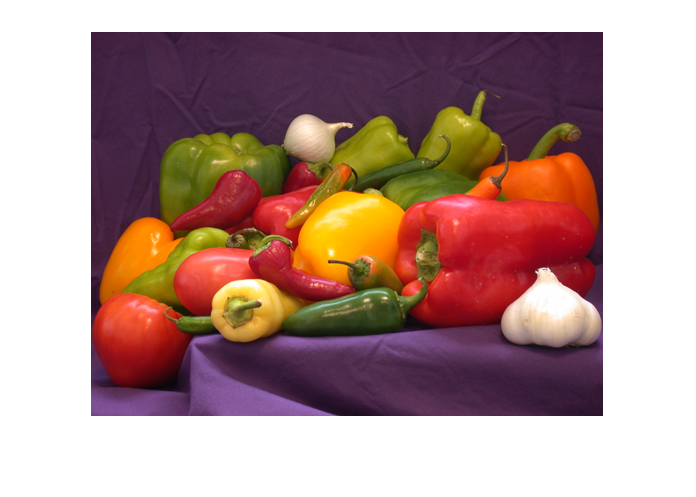
%> input picture peppers.bmp, 696 x 497 px, given in place of peppers.png, which was not available
$ octave thres.m   (GNU Octave 9; MATLAB toolbox functions it lacks are replaced by stand-ins)
%> lines starting %> are read from the running program, lines starting %| are printed output that depends on the picture; in (x1, y1, x2, y2) boxes, pixels count from 0 and x2, y2 are one past the last pixel; in counts of white or black regions, pixels touching at a corner belong together; the program's own positions count from 1; pictures that were not available may be replaced by others from this repository, and a replacement may not be noted
% Read the image
img = imread('peppers.png'); % Replace 'your_image.jpg' with the path to your image
%> img is the input picture: size 497x696x3 uint8; mean R, G, B 178.7, 147.8, 142.8

% Convert the image to grayscale if it's not already in grayscale
if size(img, 3) == 3
    img = rgb2gray(img);
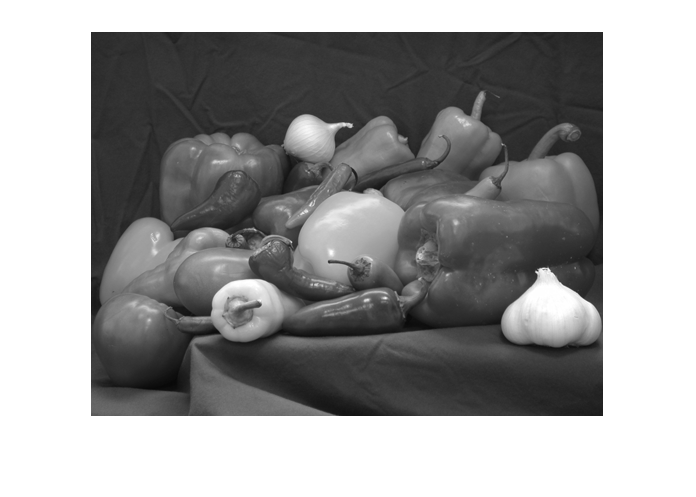
%> img: size 497x696 uint8; min 8, max 255, mean 156.5
end

% Display the original image
figure;
subplot(1, 2, 1);
imshow(img);
title('Original Image');

% Perform thresholding
threshold = 100; % You can adjust this threshold value
binary_img = img > threshold;
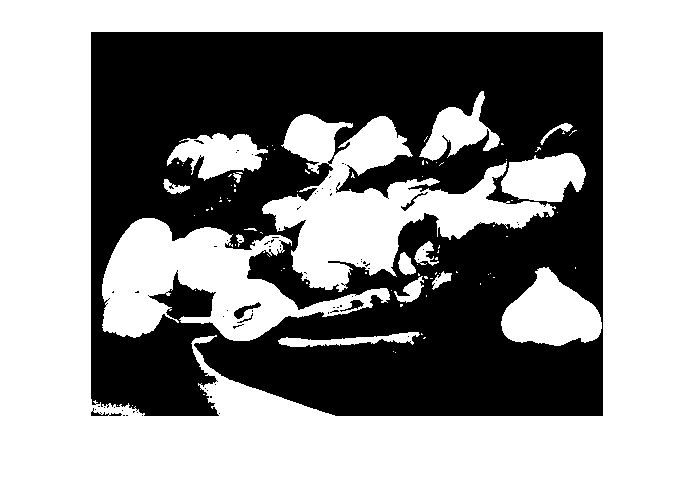
%> binary_img: size 497x696 logical; 59.1% white; 70 black regions (64 under 20 px), largest, box (x1, y1, x2, y2) and area: (91, 32, 603, 416) 141017, (234, 302, 261, 319) 154, (340, 300, 364, 312) 99, (401, 192, 428, 211) 81, (91, 408, 122, 416) 80, (237, 313, 253, 323) 30

% Display the segmented image
subplot(1, 2, 2);
imshow(binary_img);
title('Segmented Image');

% Optional: Display the histogram of the image
figure;
imhist(img);
title('Histogram of Original Image');
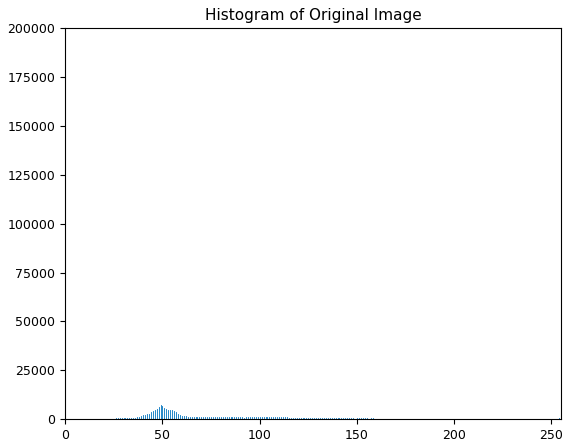
%> figure redrawn from the program's plot data; highest point at x = 255, y = 149617

$ run again, with coins.bmp copied over peppers.bmp
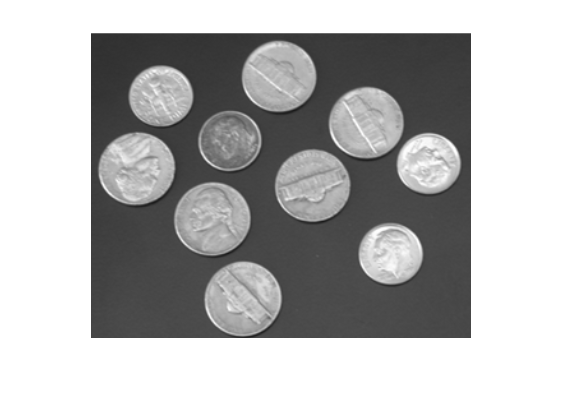
%> input picture coins.bmp, 565 x 419 px, given in place of peppers.png, which was not available
%> img is the input picture: size 419x565x3 uint8; min 25, max 255, mean 181.2
%> img: size 419x565 uint8
%> `binary_img = img > threshold;`:
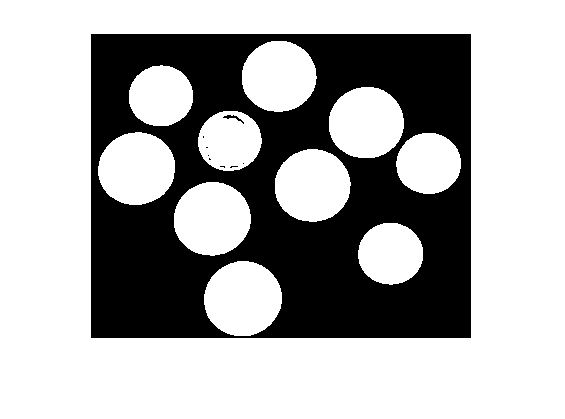
%> binary_img: size 419x565 logical; 67.5% white; 9 black regions (7 under 20 px), largest, box (x1, y1, x2, y2) and area: (91, 34, 471, 338) 76876, (223, 115, 244, 124) 51
%> `title('Histogram of Original Image');`:
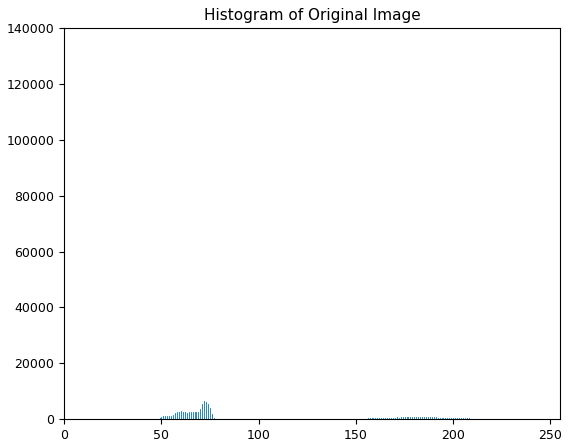
%> figure redrawn from the program's plot data; highest point at x = 255, y = 120841

$ run again, with coins.png saved as peppers.bmp
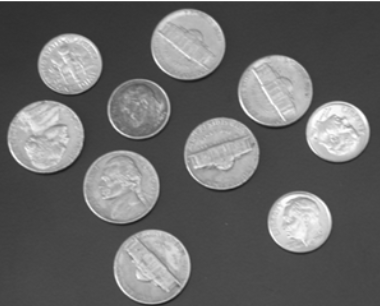
%> input picture coins.png, 381 x 306 px, given in place of peppers.png, which was not available
%> img is the input picture: size 306x381x3 uint8; min 25, max 255, mean 105.2
%> img: size 306x381 uint8
%> `binary_img = img > threshold;`:
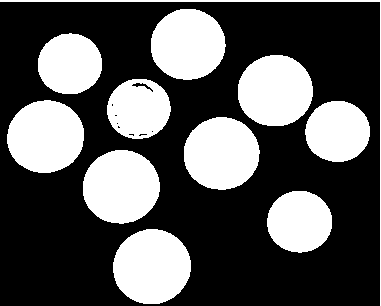
%> binary_img: size 306x381 logical; 34% white; 11 white regions, largest, box (x1, y1, x2, y2) and area: (113, 229, 191, 304) 4594, (83, 150, 160, 224) 4460, (7, 100, 84, 173) 4412
%> `title('Histogram of Original Image');`:
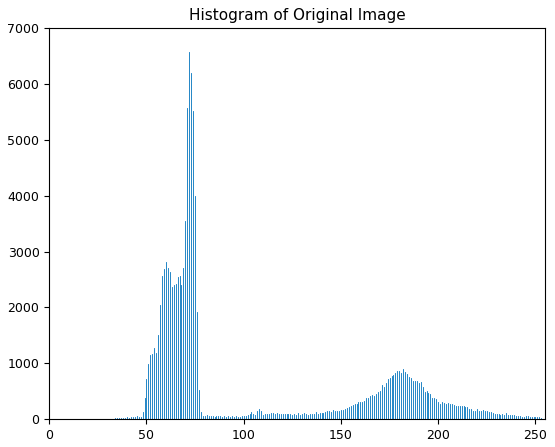
%> figure redrawn from the program's plot data; highest point at x = 72, y = 6571
